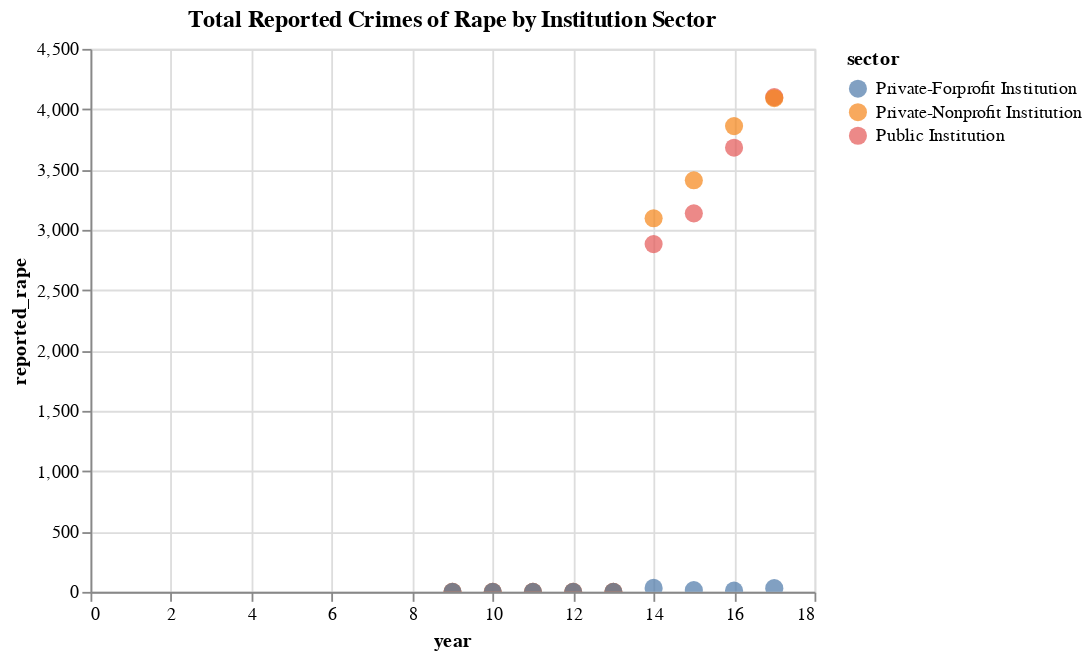

The notebook cell this image was saved under:
### Code cell
scatter = alt.Chart(df).mark_circle(size=100).encode(
    x='year',
    y=statistic,
    color='sector',
    tooltip=['year', statistic, 'sector']
).properties(
    title='Total Reported Crimes of Rape by Institution Sector'
).interactive()
scatter.save('visualizations/rape_stats.html')
scatter

### Figure 1 — Vega-Lite specification as saved in the notebook (floating-point values rounded to 4 significant figures)
{"config": {"view": {"continuousWidth": 400, "continuousHeight": 300}}, "data": {"name": "data-1124008211f20b43c82403d630ab8a26"}, "mark": {"type": "circle", "size": 100}, "encoding": {"color": {"type": "nominal", "field": "sector"}, "tooltip": [{"type": "quantitative", "field": "year"}, {"type": "quantitative", "field": "reported_rape"}, {"type": "nominal", "field": "sector"}], "x": {"type": "quantitative", "field": "year"}, "y": {"type": "quantitative", "field": "reported_rape"}}, "selection": {"selector001": {"type": "interval", "bind": "scales", "encodings": ["x", "y"]}}, "title": "Total Reported Crimes of Rape by Institution Sector", "$schema": "https://vega.github.io/schema/vega-lite/v4.0.2.json", "datasets": {"data-1124008211f20b43c82403d630ab8a26": [{"year": 9, "reported_rape": 0, "sector": "Public Institution"}, {"year": 10, "reported_rape": 0, "sector": "Public Institution"}, {"year": 11, "reported_rape": 0, "sector": "Public Institution"}, {"year": 12, "reported_rape": 0, "sector": "Public Institution"}, {"year": 13, "reported_rape": 0, "sector": "Public Institution"}, {"year": 14, "reported_rape": 2882, "sector": "Public Institution"}, {"year": 15, "reported_rape": 3137, "sector": "Public Institution"}, {"year": 16, "reported_rape": 3681, "sector": "Public Institution"}, {"year": 17, "reported_rape": 4100, "sector": "Public Institution"}, {"year": 9, "reported_rape": 0, "sector": "Private-Nonprofit Institution"}, {"year": 10, "reported_rape": 0, "sector": "Private-Nonprofit Institution"}, {"year": 11, "reported_rape": 0, "sector": "Private-Nonprofit Institution"}, {"year": 12, "reported_rape": 0, "sector": "Private-Nonprofit Institution"}, {"year": 13, "reported_rape": 0, "sector": "Private-Nonprofit Institution"}, {"year": 14, "reported_rape": 3096, "sector": "Private-Nonprofit Institution"}, {"year": 15, "reported_rape": 3411, "sector": "Private-Nonprofit Institution"}, {"year": 16, "reported_rape": 3860, "sector": "Private-Nonprofit Institution"}, {"year": 17, "reported_rape": 4091, "sector": "Private-Nonprofit Institution"}, {"year": 9, "reported_rape": 0, "sector": "Private-Forprofit Institution"}, {"year": 10, "reported_rape": 0, "sector": "Private-Forprofit Institution"}, {"year": 11, "reported_rape": 0, "sector": "Private-Forprofit Institution"}, {"year": 12, "reported_rape": 0, "sector": "Private-Forprofit Institution"}, {"year": 13, "reported_rape": 0, "sector": "Private-Forprofit Institution"}, {"year": 14, "reported_rape": 33, "sector": "Private-Forprofit Institution"}, {"year": 15, "reported_rape": 15, "sector": "Private-Forprofit Institution"}, {"year": 16, "reported_rape": 11, "sector": "Private-Forprofit Institution"}, {"year": 17, "reported_rape": 31, "sector": "Private-Forprofit Institution"}]}}
